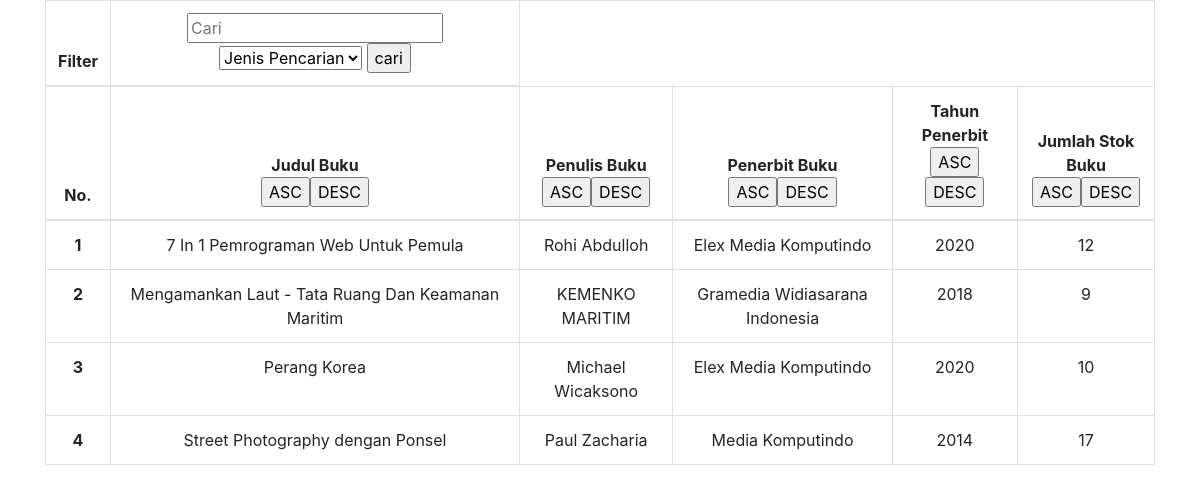
The app's page /indeks.php with its own data.
### tables this page shows
CREATE TABLE `buku` (
  `id` int(11) NOT NULL,
  `judul_buku` varchar(100) NOT NULL,
  `penulis_buku` varchar(100) NOT NULL,
  `penerbit_buku` varchar(100) NOT NULL,
  `tahun_terbit` char(4) NOT NULL,
  `stok` int(11) NOT NULL
);

### sorting.php (called while the page is built, shortened)
<?php
    class sorting{
        private $mysqli;
        public function __construct($conn)
        {
            $this->mysqli = $conn;
        }
        public function tampil($id=null){
            $db = $this->mysqli->conn;
            $sql = "SELECT * FROM buku ";
            $query = $db->query($sql) or die($db->error);
            return $query;
        }
    }
?>

### indeks.php (the view, shortened to what this page needs)
<?php
    require_once('database.php');
    require_once('sorting.php');
    $connection = new koneksi($host,$user,$pass,$database);
    $perpus = new sorting($connection);
?>
<!doctype html>
<html lang="en">
    <head>
        <link rel="stylesheet" href="https://stackpath.bootstrapcdn.com/bootstrap/4.4.1/css/bootstrap.min.css">
    </head>
    <body>
        <div class="container">
        <table class="table table-bordered" cellpadding="" style="text-align: center;">
        <thead>
            <form action="" method="POST">
            <tr>
            <th>Filter</th>
                <td>
                    <input type="text " name="q" placeholder="Cari">
                    <select name="column" >
                        <option value="">Jenis Pencarian</option>
                    </select>
                    <input type="submit" name="submit" id="" value="cari">
                </td>
            </tr>
            <tr>
                <th scope="col">No.</th>
                <th scope="col">Judul Buku <br><input type="submit" value="ASC" name="judul_buku"><input type="submit" value="DESC" name="judul_buku"></th>
                <th scope="col">Penulis Buku <br><input type="submit" value="ASC" name="penulis_buku"><input type="submit" value="DESC" name="penulis_buku"></th>
                <th scope="col">Penerbit Buku<br><input type="submit" value="ASC" name="penerbit_buku"><input type="submit" value="DESC" name="penerbit_buku"></th>
                <th scope="col">Tahun Penerbit<br><input type="submit" value="ASC" name="tahun_terbit"><input type="submit" value="DESC" name="tahun_terbit"></th>
                <th scope="col">Jumlah Stok Buku<br><input type="submit" value="ASC" name="stok"><input type="submit" value="DESC" name="stok"></th>
            </tr>
            </form>
        </thead>
        <tbody>
        <?php
            $no = 1;
            $sort = "";
            if(empty($sort)){
                $tampil = $perpus->tampil();
            }
            while($data = $tampil->fetch_object()){
        ?>
        <tr>
            <th scope="row"><?php echo $no++ ?></th>
            <td><?php echo $data->judul_buku; ?></td>
            <td><?php echo $data->penulis_buku; ?></td>
            <td><?php echo $data->penerbit_buku; ?></td>
            <td><?php echo $data->tahun_terbit; ?></td>
            <td><?php echo $data->stok; ?></td>
        </tr>
        <?php } ?>
        </tbody>
        </table>
        </div>
    </body>
</html>

### records on screen
buku: judul_buku "7 In 1 Pemrograman Web Untuk Pemula", penulis_buku "Rohi Abdulloh", penerbit_buku "Elex Media Komputindo", tahun_terbit "2020", stok "12"
buku: judul_buku "Mengamankan Laut - Tata Ruang Dan Keamanan Maritim", penulis_buku "KEMENKO MARITIM", penerbit_buku "Gramedia Widiasarana Indonesia", tahun_terbit "2018", stok "9"
buku: judul_buku "Perang Korea", penulis_buku "Michael Wicaksono", penerbit_buku "Elex Media Komputindo", tahun_terbit "2020", stok "10"
buku: judul_buku "Street Photography dengan Ponsel", penulis_buku "Paul Zacharia", penerbit_buku "Media Komputindo", tahun_terbit "2014", stok "17"
